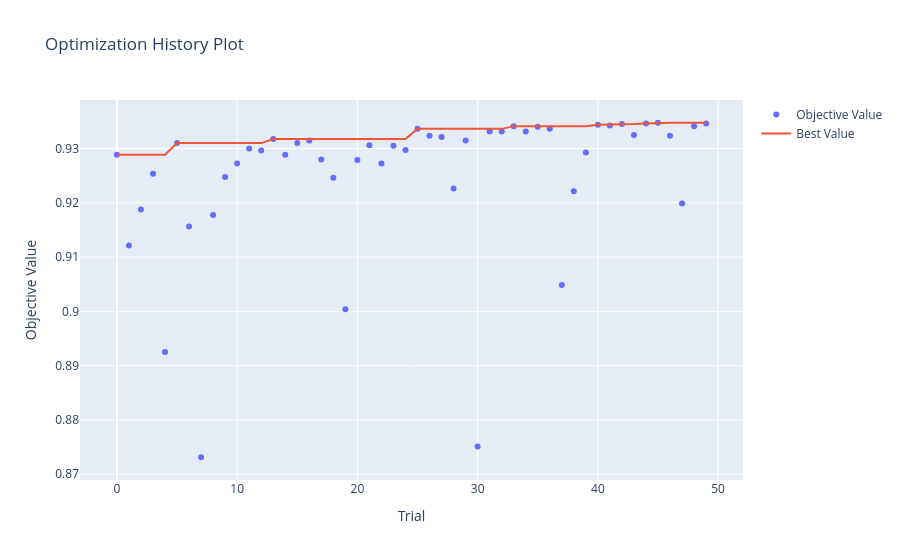

Here is the notebook cell this chart was saved with:
### Markdown cell above
# Optimization Histort

### Code cell
plot_optimization_history(study_rf)
